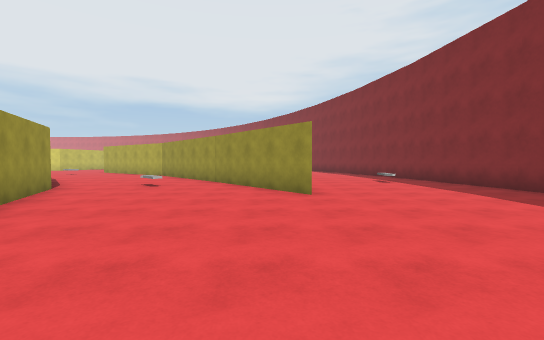
View 1 (above)

24 first-person views from a walk through a 3-D level made in the Unity game engine. The camera is 1.4 m above the floor, tilts 2° down and sees 90° across. The floor is counted in squares, 2 m on a side. Each view is taken from the middle of a square. On the plan, view 1 faces up. The plan holds only what a view shows up to about 9 squares ahead; the rest is blank. The place goes on beyond the plan. The player character is not drawn. Surface patterns are stand-ins for the level's own textures.

View 2
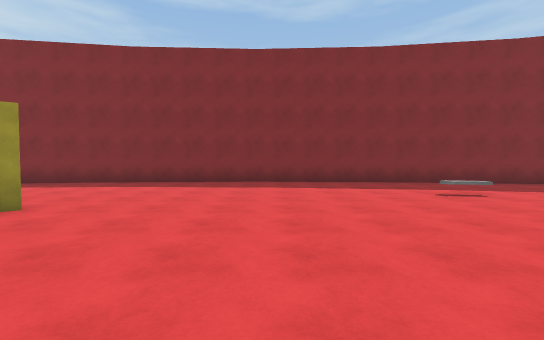

View 3
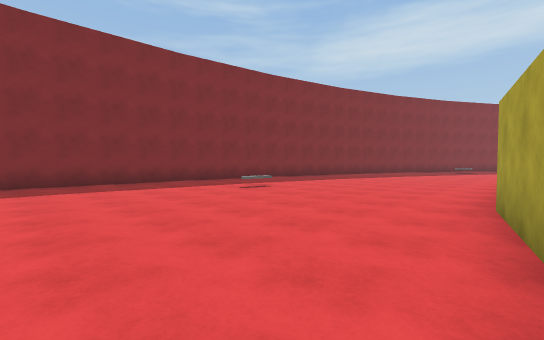

View 4
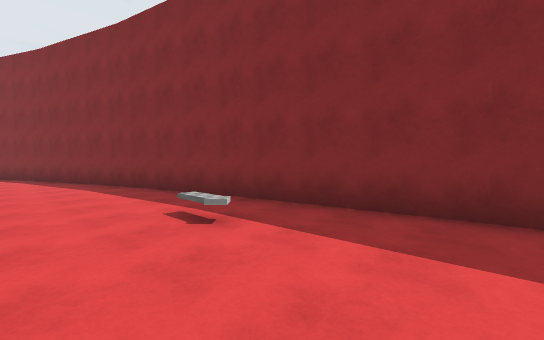

View 5
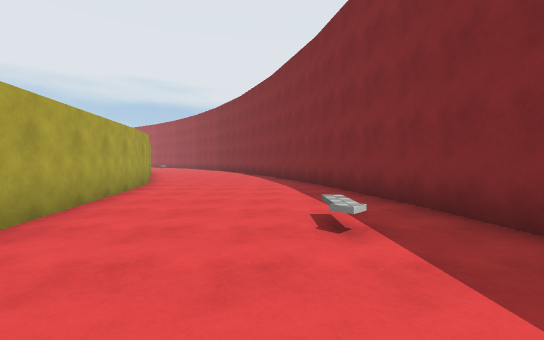

View 6
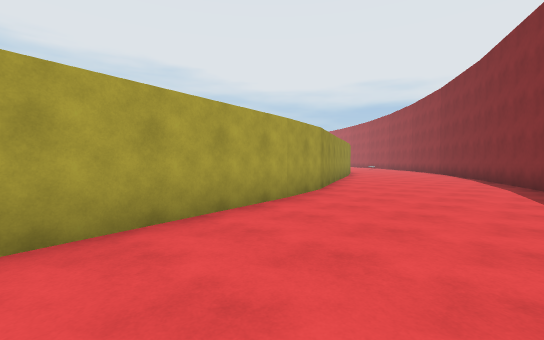

View 7
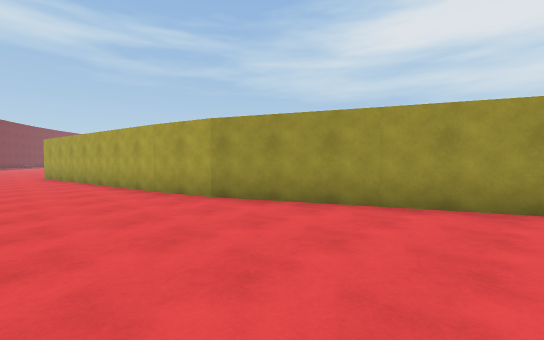

View 8
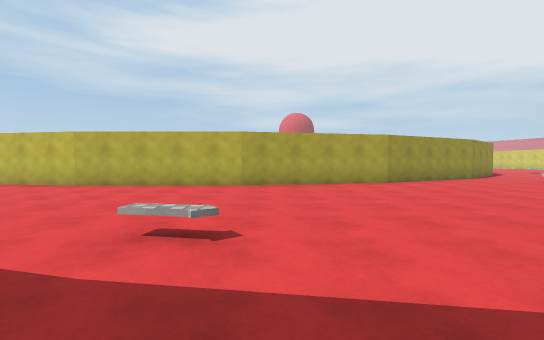

View 9
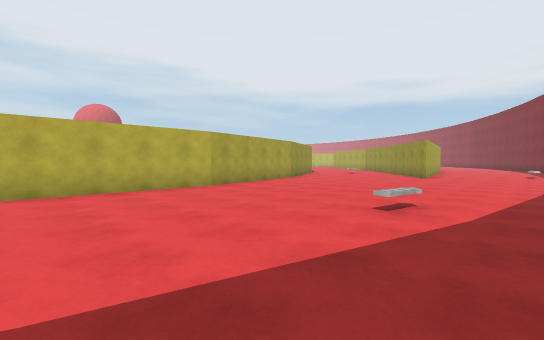

View 10
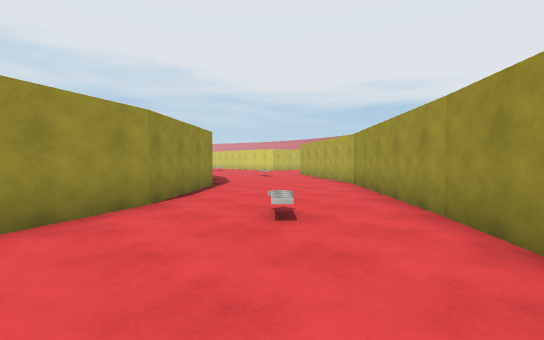

View 11
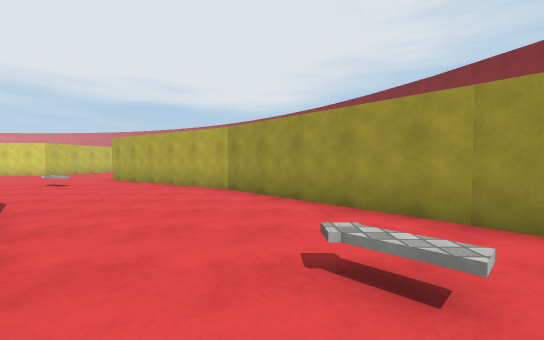

View 12
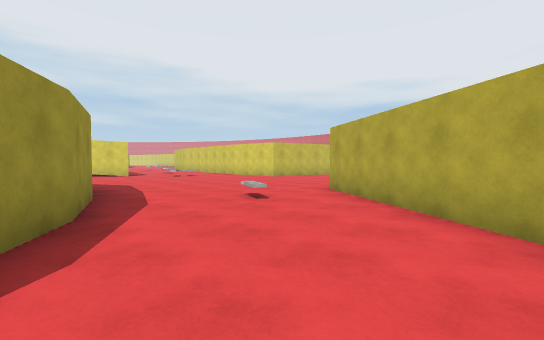

View 13
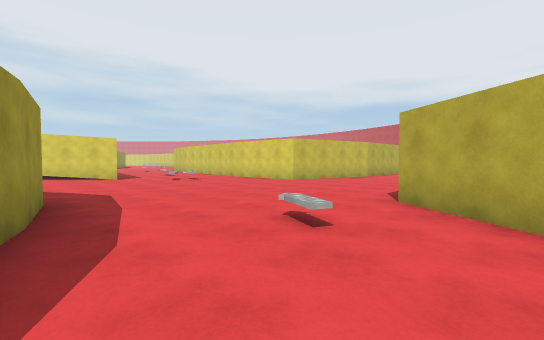

View 14
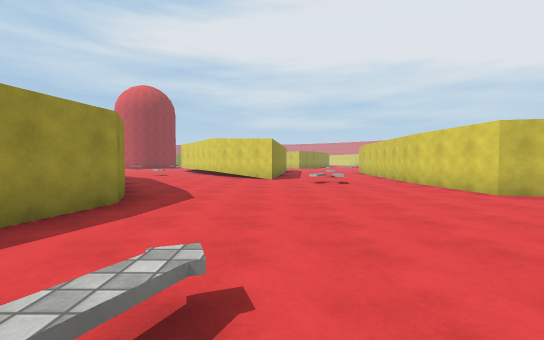

View 15
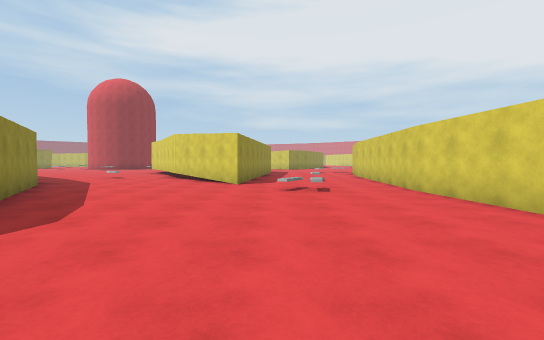

View 16
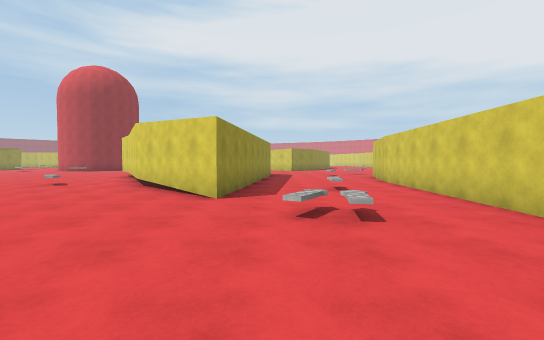

View 17
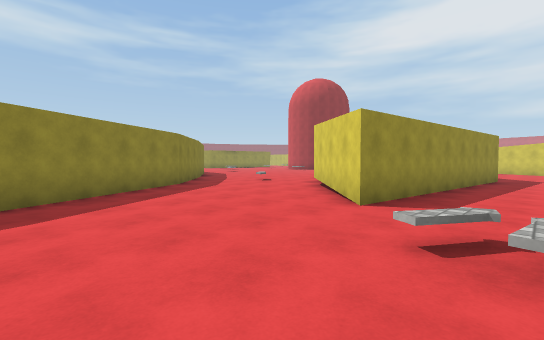

View 18
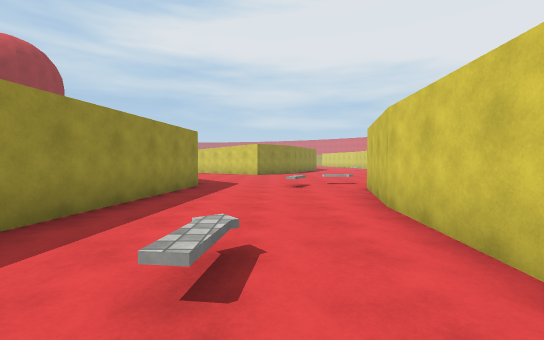

View 19
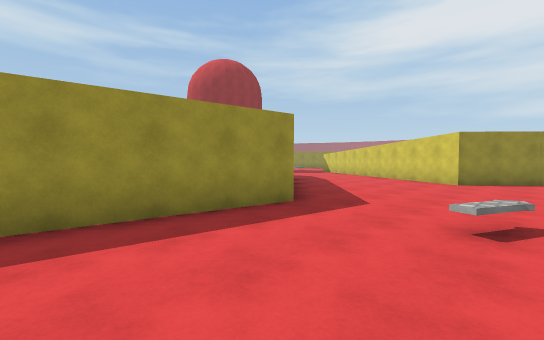

View 20
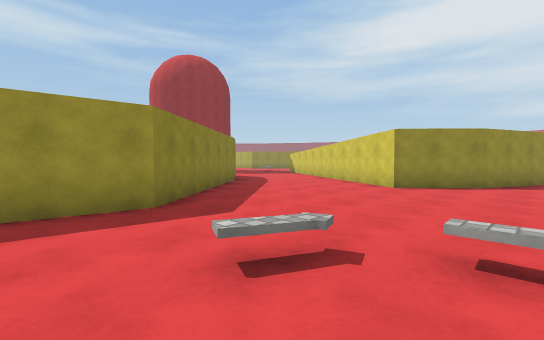

View 21
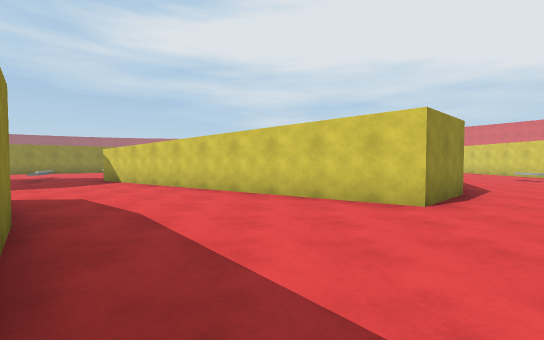

View 22
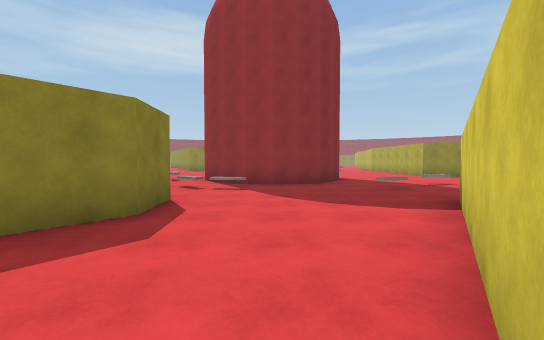

View 23
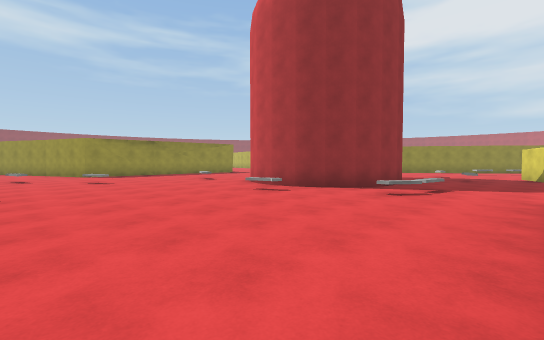

View 24
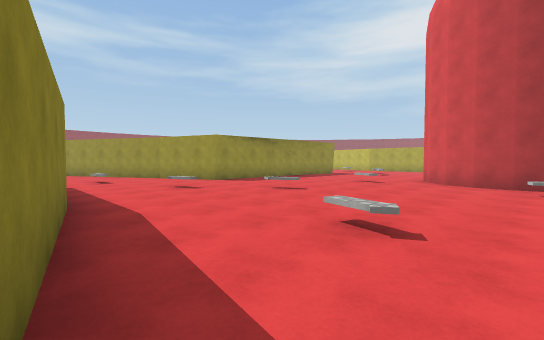

### Floor plan
Points are (right, up) in squares from view 1. A wall is a line through its corners. A room is listed if a view was taken in it or the views show most of it. See-through windows are left out.
Room 1 (views 1, 2, 3, 4, 5, 6, 7, 8, 9, 10)
walls: (0.8, 5.5) (0.2, 6.3); (5.8, 6.3) (5.2, 10.4); (6, 2.4) (5.8, 6.4); (-3.5, 2.7) (-2.5, -2); (-3.8, 3.4) (-3.4, 2.5); (5.3, 10.2) (4.3, 14.2); (5.8, -1.5) (6, 2.5); (-2.5, -1.8) (-2.5, -6.5); (4.3, 14) (2.9, 17.9); (-0.7, 14.6) (0.4, 7.8); (5.2, -5.4) (5.8, -1.4); (5, -6.1) (5.3, -5.2); (3, 17.7) (2.1, 19.5); (-2.8, 19) (-0.9, 14.4)
ways out: opening at (-2, 5) to room 2
objects: other object (3, -2); other object (4, 9)
Room 2 (views 11, 12, 13, 14, 15, 16, 17, 18, 19, 20, 21, 22, 23, 24)
walls: (-21.4, 11.3) (-22.7, 10.5); (-19.3, 7.7) (-18.7, 8.4); (-18.8, 8.3) (-14.9, 10.8); (-32.2, 8.1) (-32.3, 9.5) (-31.5, 10.5); (-31, 11.2) (-26.6, 14.9) (-18.9, 14) (-21.5, 11.2); (-23.7, -1.9) (-23, 1.9); (-14.6, 11) (-13.5, 11.5) (-11.6, 11.1); (-36.1, 4) (-35.5, 4.5) (-34.8, 4.9) (-34, 5) (-33.2, 4.9) (-32.5, 4.5) (-32, 4) (-31.6, 3.3) (-31.5, 2.5) (-31.6, 1.7) (-32, 1) (-32.5, 0.5) (-33, 0.2); (-23.1, 18.7) (-25, 19.2); (-17.3, 18.3) (-23.1, 18.8); (-11.8, 11.2) (-9.7, 10.5); (-9.9, 10.6) (-8.8, 9.9); (-36.1, 19) (-33.5, 17.9) (-32.1, 16.3) (-37.3, 8.2); (-14.2, 19.4) (-14.4, 18.5) (-17.4, 18.3); (-7.6, 9.3) (-5.4, 6.6); (-5.4, 6.7) (-3.8, 3.4); (-5, 12.5) (-9.8, 15.8); (0.2, 6.3) (-4.9, 12.8)
ways out: opening at (-2, 5) to room 1
objects: other object (-39, 5); other object (-37, 6); other object (-33, 6); other object (-32, 6); other object (-31, -1); other object (-30, 3); other object (-28, -2); other object (-27, 18) to (-26, 18); other object (-27, 19); other object (-26, -4); other object (-26, 2); other object (-25, -6); other object (-22, 8) to (-22, 9); other object (-21, 17); other object (-18, 16); other object (-17, 16); other object (-10, 13); other object (-3, 7)

Positions as (right, up) in squares from view 1, and headings:
1: (0, 0), facing up
2: (-3, 2), facing right
3: (-3, 3), facing down-right
4: (2, 6), facing up-right
5: (3, 6), facing up
6: (3, 9), facing up-left
7: (2, 19), facing down-left
8: (5, -1), facing left
9: (4, -6), facing up-left
10: (-1, 5), facing up-left
11: (-4, 6), facing up
12: (-6, 10), facing up-left
13: (-8, 11), facing up-left
14: (-9, 14), facing left
15: (-11, 15), facing left
16: (-14, 15), facing left
17: (-15, 16), facing down-left
18: (-19, 17), facing left
19: (-23, 18), facing down-left
20: (-25, 19), facing down-left
21: (-28, 14), facing left
22: (-34, 13), facing down
23: (-26, 8), facing down-left
24: (-23, 3), facing down-left
